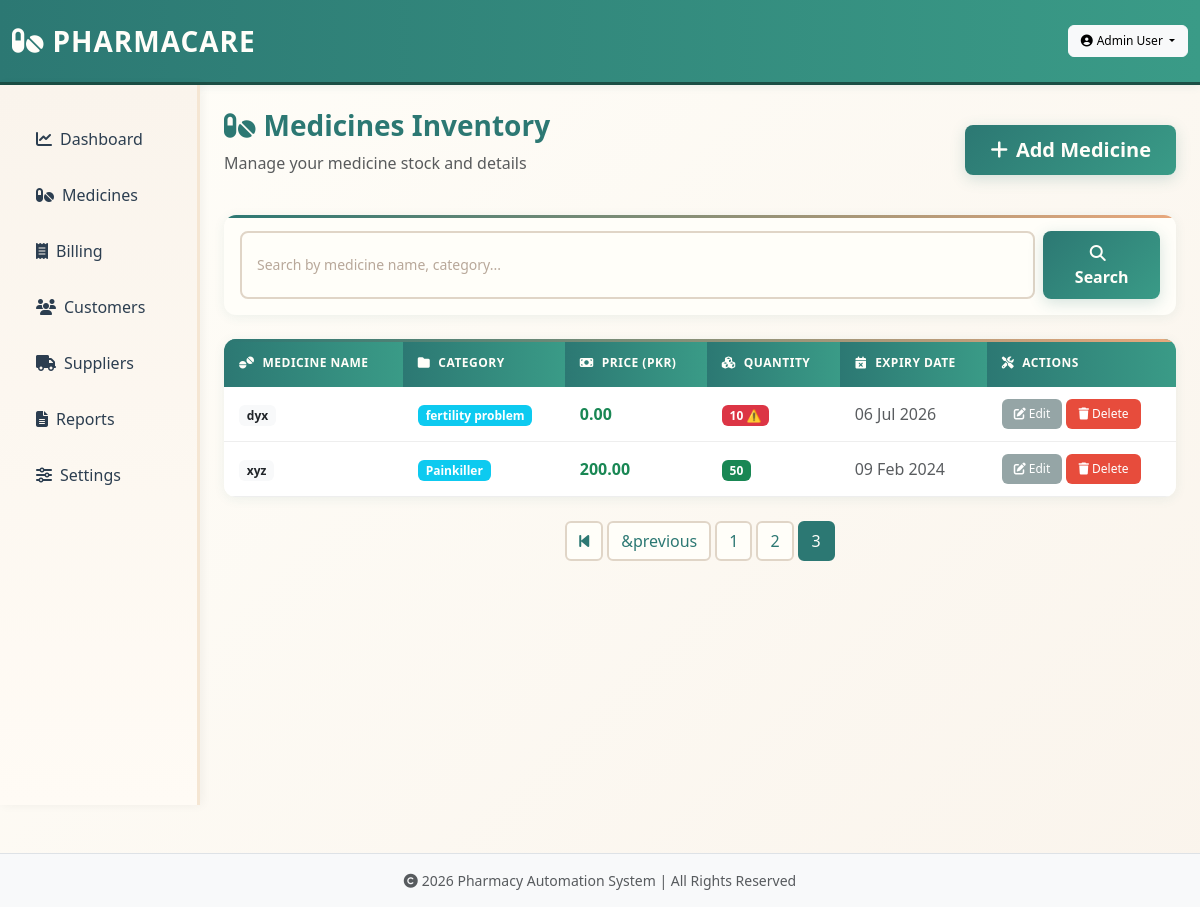
Screenshot of /medicines?page=3&q= (signed in) with the database file from the repository.
### app.py (models this page shows)
class Medicine(db.Model):
    id = db.Column(db.Integer, primary_key=True)
    name = db.Column(db.String(200), nullable=False)
    category = db.Column(db.String(100))
    price = db.Column(db.Float, default=0.0)
    quantity = db.Column(db.Integer, default=0)
    reorder_level = db.Column(db.Integer, default=10)
    expiry_date = db.Column(db.Date)
    supplier_id = db.Column(db.Integer, db.ForeignKey('supplier.id'))

### app.py (the view)
@app.route('/medicines')
@login_required()
def medicines():
    try:
        search = request.args.get('q', '').strip()
        page = request.args.get('page', 1, type=int)
        query = Medicine.query
        if search:
            query = query.filter(Medicine.name.ilike(f'%{search}%'))
        medicines_page = query.order_by(Medicine.name).paginate(page=page, per_page=10)
        return render_template('medicines.html',
                             medicines=medicines_page,
                             search=search)
    except Exception as e:
        flash(f'Error loading medicines: {str(e)}', 'danger')
        return render_template('medicines.html', medicines=None, search='')

### app.py (called while the page is built)
def login_required(role=None):
    def decorator(f):
        @wraps(f)
        def wrapped(*args, **kwargs):
            if 'user_id' not in session:
                flash('Please login first', 'warning')
                return redirect(url_for('login'))
            if role and session.get('role') not in role:
                flash('Access denied. Insufficient permissions.', 'danger')
                return redirect(url_for('dashboard'))
            return f(*args, **kwargs)
        return wrapped
    return decorator

@app.context_processor
def inject_logo():
    logo_path = None
    try:
        for f in os.listdir(IMG_DIR):
            if f.startswith('logo'):
                logo_path = os.path.join('static', 'images', f).replace('\\', '/')
                break
    except Exception:
        logo_path = None
    return dict(logo=logo_path)

### templates/medicines.html (shortened to what this page needs)
{% extends 'base.html' %}
{% block content %}
<div class="d-flex justify-content-between align-items-center mb-4">
  <div>
    <h3><i class="fas fa-pills me-2 text-teal"></i>Medicines Inventory</h3>
    <p class="text-muted">Manage your medicine stock and details</p>
  </div>
  <a class="btn btn-teal btn-lg" href="/medicine/add">
    <i class="fas fa-plus me-2"></i>Add Medicine
  </a>
</div>
<div class="card p-3 mb-4">
  <form method="get" class="d-flex gap-2">
    <input type="text" class="form-control" name="q" placeholder="Search by medicine name, category..." value="{{ q }}">
    <button type="submit" class="btn btn-teal">
      <i class="fas fa-search me-2"></i>Search
    </button>
  </form>
</div>
<div class="card p-0 overflow-hidden">
  {% if medicines.items %}
  <div class="table-responsive">
    <table class="table table-hover mb-0">
      <thead>
        <tr>
          <th><i class="fas fa-tablets me-2"></i>Medicine Name</th>
          <th><i class="fas fa-folder me-2"></i>Category</th>
          <th><i class="fas fa-money-bill me-2"></i>Price (PKR)</th>
          <th><i class="fas fa-cubes me-2"></i>Quantity</th>
          <th><i class="fas fa-calendar-times me-2"></i>Expiry Date</th>
          <th><i class="fas fa-tools me-2"></i>Actions</th>
        </tr>
      </thead>
      <tbody>
        {% for m in medicines.items %}
        <tr class="medicine-row" data-medicine-id="{{ m.id }}">
          <td class="fw-bold">
            <span class="badge bg-light text-dark me-2">{{ m.name }}</span>
          </td>
          <td>
            <span class="badge bg-info">{{ m.category }}</span>
          </td>
          <td class="text-success fw-bold">{{ '%.2f'|format(m.price) }}</td>
          <td>
            {% if m.quantity < 20 %}
            <span class="badge bg-danger">{{ m.quantity }} ⚠️</span>
            {% else %}
            <span class="badge bg-success">{{ m.quantity }}</span>
            {% endif %}
          </td>
          <td>
            {% if m.expiry_date %}
            <span class="text-muted">{{ m.expiry_date.strftime('%d %b %Y') }}</span>
            {% else %}
            <span class="text-muted">-</span>
            {% endif %}
          </td>
          <td>
            <a class="btn btn-sm btn-secondary" href="/medicine/edit/{{ m.id }}" title="Edit">
              <i class="fas fa-edit"></i> Edit
            </a>
            <form method="post" action="/medicine/delete/{{ m.id }}" style="display:inline">
              <button class="btn btn-sm btn-danger" onclick="return confirm('Delete this medicine?')" title="Delete">
                <i class="fas fa-trash"></i> Delete
              </button>
            </form>
          </td>
        </tr>
        {% endfor %}
      </tbody>
    </table>
  </div>
  {% endif %}
</div>
{% if medicines.pages > 1 %}
<nav aria-label="Page navigation" class="mt-4">
  <ul class="pagination justify-content-center">
    {% if medicines.has_prev %}
      <li class="page-item">
        <a class="page-link" href="?page=1&q={{ q }}"><i class="fas fa-step-backward"></i></a>
      </li>
      <li class="page-item">
        <a class="page-link" href="?page={{ medicines.prev_num }}&q={{ q }}">&previous</a>
      </li>
    {% endif %}
    {% for page_num in medicines.iter_pages() %}
      {% if page_num %}
        {% if page_num == medicines.page %}
          <li class="page-item active"><a class="page-link" href="#">{{ page_num }}</a></li>
        {% else %}
          <li class="page-item"><a class="page-link" href="?page={{ page_num }}&q={{ q }}">{{ page_num }}</a></li>
        {% endif %}
      {% endif %}
    {% endfor %}
  </ul>
</nav>
{% endif %}
{% endblock %}

### static/css/style.css (style rules this page uses)
* { margin: 0; padding: 0; box-sizing: border-box; }
:root { --beige: #F5E6D3; --teal: #2C7873; --dark-teal: #1B4F45; --cream: #FFFEF9; --light-beige: #FAF4EC; --accent: #E8A87C; --text-dark: #2C3E50; --text-light: #7F8C8D; }
body { background: linear-gradient(135deg, #FFFEF9 0%, #FAF4EC 100%); color: var(--text-dark); font-family: 'Segoe UI', Tahoma, Geneva, Verdana, sans-serif; min-height: 100vh; }
.btn-teal, .btn-primary { background: linear-gradient(135deg, var(--teal) 0%, #3a9b87 100%); border: none; color: var(--cream); font-weight: 600; padding: 10px 25px; border-radius: 8px; transition: all 0.3s ease; box-shadow: 0 4px 15px rgba(44, 120, 115, 0.2); position: relative; overflow: hidden; }
.btn-teal::before, .btn-primary::before { content: ''; position: absolute; top: 50%; left: 50%; width: 0; height: 0; border-radius: 50%; background: rgba(255, 255, 255, 0.3); transform: translate(-50%, -50%); transition: width 0.6s, height 0.6s; }
.btn-secondary { background: #95a5a6; border: none; transition: all 0.3s ease; }
.btn-danger { background: #e74c3c; border: none; transition: all 0.3s ease; }
.btn-sm { border-radius: 6px; font-size: 12px; padding: 6px 12px; }
.card { border: none; border-radius: 12px; background: var(--cream); box-shadow: 0 2px 12px rgba(44, 120, 115, 0.08); transition: all 0.4s cubic-bezier(0.175, 0.885, 0.32, 1.275); overflow: hidden; position: relative; animation: fadeInUp 0.6s ease-out; }
.card::before { content: ''; position: absolute; top: 0; left: 0; width: 100%; height: 3px; background: linear-gradient(90deg, var(--teal), var(--accent)); }
.table { color: var(--text-dark); margin-bottom: 20px; border-collapse: collapse; }
.table thead th { background: linear-gradient(90deg, var(--teal) 0%, #3a9b87 100%); color: var(--cream); font-weight: 600; border: none; padding: 15px; text-transform: uppercase; font-size: 12px; letter-spacing: 0.5px; }
.table tbody tr { border-bottom: 1px solid #eee; transition: all 0.3s ease; }
.table tbody td { padding: 12px 15px; vertical-align: middle; color: var(--text-dark); }
.form-control, .form-select { border: 2px solid #e0d5c7; border-radius: 8px; padding: 10px 15px; transition: all 0.3s ease; font-size: 14px; color: var(--text-dark); background: var(--cream); }
.form-control::placeholder { color: #b8a89a; }
.pagination { margin-top: 20px; gap: 5px; }
.page-link { border: 2px solid #e0d5c7; color: var(--teal); background: var(--cream); border-radius: 6px; transition: all 0.3s ease; font-weight: 500; }
.page-item.active .page-link { background: var(--teal); border-color: var(--teal); color: var(--cream); }
.mt-4 { margin-top: 30px; }
h1, h2, h3, h4, h5, h6 { color: var(--teal); font-weight: 700; }
html { scroll-behavior: smooth; }
* { transition: background-color 0.3s ease, color 0.3s ease; }

### rows the page displays
Medicine: name "dyx", category "fertility problem", price "0.00", quantity "10", expiry_date "06 Jul 2026"
Medicine: name "xyz", category "Painkiller", price "200.00", quantity "50", expiry_date "09 Feb 2024"

### other values shown
{{ session.user_name }} "Admin User"
{{ page_num }} "1" "2"
{{ page_num }} "3"
